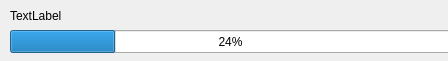
<?xml version="1.0" encoding="UTF-8"?>
<ui version="4.0">
 <class>Form</class>
 <widget class="QWidget" name="Form">
  <property name="geometry">
   <rect>
    <x>0</x>
    <y>0</y>
    <width>448</width>
    <height>61</height>
   </rect>
  </property>
  <property name="windowTitle">
   <string>Form</string>
  </property>
  <widget class="QProgressBar" name="progress">
   <property name="geometry">
    <rect>
     <x>10</x>
     <y>30</y>
     <width>441</width>
     <height>23</height>
    </rect>
   </property>
   <property name="value">
    <number>24</number>
   </property>
  </widget>
  <widget class="QLabel" name="task">
   <property name="geometry">
    <rect>
     <x>10</x>
     <y>5</y>
     <width>401</width>
     <height>21</height>
    </rect>
   </property>
   <property name="text">
    <string>TextLabel</string>
   </property>
  </widget>
 </widget>
 <resources/>
 <connections/>
</ui>
